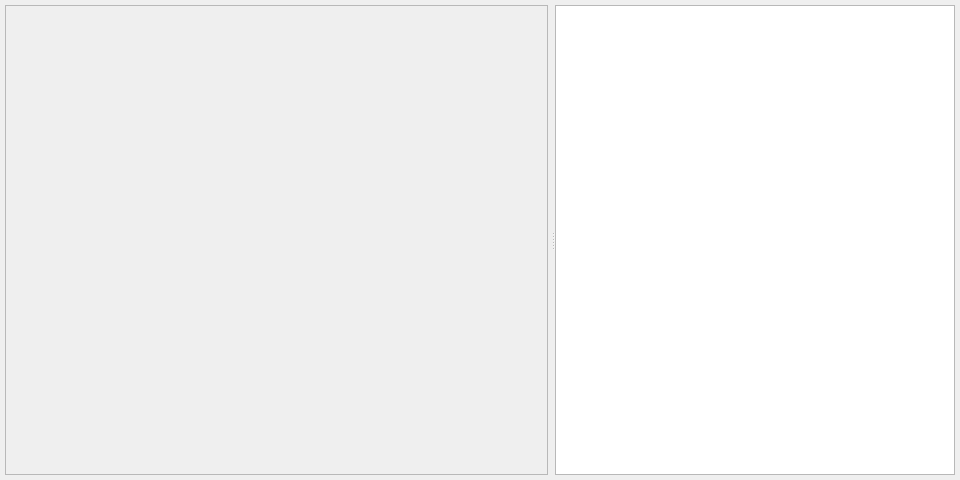
<?xml version="1.0" encoding="UTF-8"?>
<ui version="4.0">
 <class>DeviceForm</class>
 <widget class="QWidget" name="DeviceForm">
  <property name="geometry">
   <rect>
    <x>0</x>
    <y>0</y>
    <width>960</width>
    <height>480</height>
   </rect>
  </property>
  <property name="sizePolicy">
   <sizepolicy hsizetype="Expanding" vsizetype="Expanding">
    <horstretch>0</horstretch>
    <verstretch>0</verstretch>
   </sizepolicy>
  </property>
  <property name="windowTitle">
   <string>Form</string>
  </property>
  <widget class="QSplitter" name="splitter">
   <property name="geometry">
    <rect>
     <x>5</x>
     <y>5</y>
     <width>950</width>
     <height>470</height>
    </rect>
   </property>
   <property name="sizePolicy">
    <sizepolicy hsizetype="Expanding" vsizetype="Expanding">
     <horstretch>0</horstretch>
     <verstretch>0</verstretch>
    </sizepolicy>
   </property>
   <property name="orientation">
    <enum>Qt::Horizontal</enum>
   </property>
   <widget class="QWidget" name="widget" native="true">
    <widget class="QScrollArea" name="scrollArea">
     <property name="geometry">
      <rect>
       <x>0</x>
       <y>0</y>
       <width>543</width>
       <height>470</height>
      </rect>
     </property>
     <property name="widgetResizable">
      <bool>true</bool>
     </property>
     <widget class="QWidget" name="scrollAreaWidgetContents">
      <property name="geometry">
       <rect>
        <x>0</x>
        <y>0</y>
        <width>541</width>
        <height>468</height>
       </rect>
      </property>
      <widget class="QWidget" name="formLayoutWidget">
       <property name="geometry">
        <rect>
         <x>0</x>
         <y>0</y>
         <width>541</width>
         <height>471</height>
        </rect>
       </property>
       <layout class="QFormLayout" name="formLayout"/>
      </widget>
     </widget>
    </widget>
   </widget>
   <widget class="QTextBrowser" name="textBrowser">
    <property name="sizePolicy">
     <sizepolicy hsizetype="Preferred" vsizetype="Preferred">
      <horstretch>0</horstretch>
      <verstretch>0</verstretch>
     </sizepolicy>
    </property>
    <property name="minimumSize">
     <size>
      <width>400</width>
      <height>0</height>
     </size>
    </property>
    <property name="maximumSize">
     <size>
      <width>400</width>
      <height>16777215</height>
     </size>
    </property>
    <property name="sizeAdjustPolicy">
     <enum>QAbstractScrollArea::AdjustToContents</enum>
    </property>
   </widget>
  </widget>
 </widget>
 <resources/>
 <connections/>
</ui>
